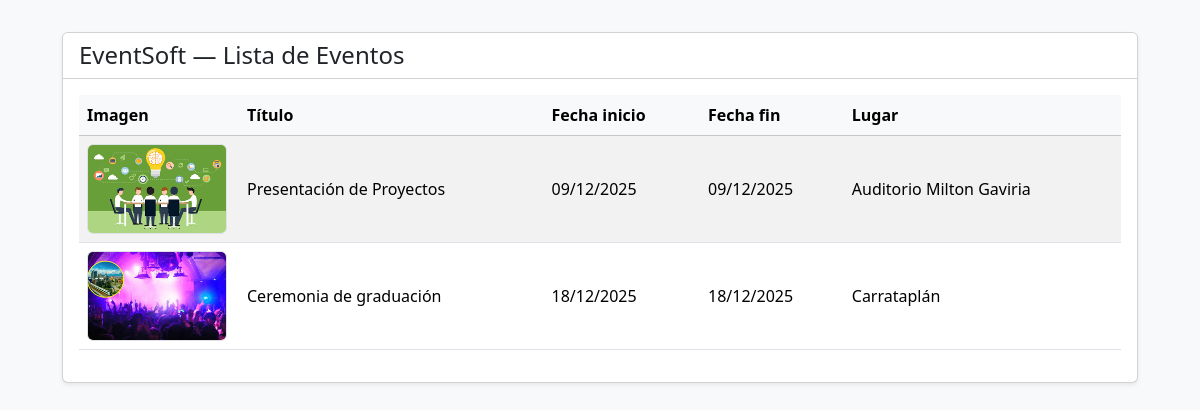
The page /eventos/ (signed in) on the database its author committed.
### app_eventos/models.py (models this page shows, shortened)
class Evento(models.Model):
    titulo = models.CharField(max_length=200)
    fecha_inicio = models.DateField()
    fecha_fin = models.DateField()
    lugar = models.CharField(max_length=300)
    imagen = models.ImageField(upload_to='eventos/', null=True, blank=True)

### app_eventos/views.py (the view)
# urls.py: path('eventos/', views.eventos_view, name='eventos-list'),
@login_required
@permission_required('app_eventos.view_evento')
def eventos_view(request):
    if request.user.is_authenticated:
        eventos = Evento.objects.all()
        return render(request, 'app_eventos/eventos.html', {'eventos': eventos})
    else:
        return redirect('login')

### app_eventos/templates/app_eventos/eventos.html (shortened to what this page needs)
{% load static %}
<!doctype html>
<html lang="es">
<head>
    <link href="https://cdn.jsdelivr.net/npm/bootstrap@5.3.2/dist/css/bootstrap.min.css" rel="stylesheet">
</head>
<body>
    <div class="container">
        <div class="card shadow-sm">
            <div class="card-header bg-white">
                <h1>EventSoft — Lista de Eventos</h1>
            </div>
            <div class="card-body">
                {% if eventos %}
                    <div class="table-responsive">
                        <table class="table table-striped table-hover align-middle">
                            <thead class="table-light">
                                <tr>
                                    <th scope="col">Imagen</th>
                                    <th scope="col">Título</th>
                                    <th scope="col">Fecha inicio</th>
                                    <th scope="col">Fecha fin</th>
                                    <th scope="col">Lugar</th>
                                </tr>
                            </thead>
                            <tbody>
                                {% for evento in eventos %}
                                <tr>
                                    <td style="width:160px;">
                                        {% if evento.imagen %}
                                            <img src="{{ evento.imagen.url|default:evento.imagen }}" alt="{{ evento.titulo }}" class="event-img">
                                        {% else %}
                                            <span class="text-muted">Sin imagen</span>
                                        {% endif %}
                                    </td>
                                    <td>{{ evento.titulo }}</td>
                                    <td>{{ evento.fecha_inicio|date:"d/m/Y" }}</td>
                                    <td>
                                        {% if evento.fecha_fin %}
                                            {{ evento.fecha_fin|date:"d/m/Y" }}
                                        {% else %}
                                            <span class="text-muted">-</span>
                                        {% endif %}
                                    </td>
                                    <td>{{ evento.lugar }}</td>
                                </tr>
                                {% endfor %}
                            </tbody>
                        </table>
                    </div>
                {% else %}
                    <div class="no-events">
                        <p>No hay eventos para mostrar.</p>
                    </div>
                {% endif %}
            </div>
        </div>
    </div>
</body>
</html>

### app_eventos/templates/app_eventos/eventos.html (style rules this page uses)
body { background-color: #f8f9fa; padding-top: 2rem; padding-bottom: 2rem; font-family: system-ui, -apple-system, "Segoe UI", Roboto, "Helvetica Neue", Arial; }
.container { max-width: 1100px; }
.card-header h1 { margin: 0; font-size: 1.5rem; }
.event-img { width: 140px; height: 90px; object-fit: cover; border-radius: 6px; border: 1px solid #dee2e6; }
.table thead th { vertical-align: middle; }

### rows shown on the page
Evento: imagen (picture), titulo "Presentación de Proyectos", fecha_inicio "09/12/2025", fecha_fin "09/12/2025", lugar "Auditorio Milton Gaviria"
Evento: imagen (picture), titulo "Ceremonia de graduación", fecha_inicio "18/12/2025", fecha_fin "18/12/2025", lugar "Carrataplán"
